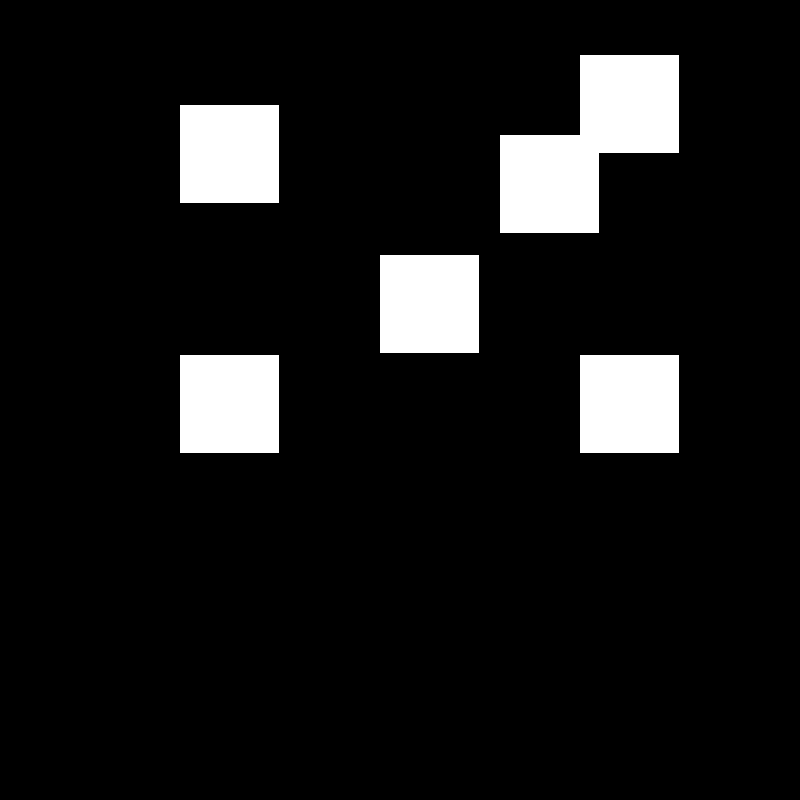
Frame 1 (no input)
Frame 60 (the mouse pressed at the canvas centre just before this capture): identical to frame 1, image omitted
Frame 120 (the mouse held since frame 60 and released just before this capture): identical to frame 1, image omitted

The Processing sketch that drew this single still picture (run headless with seeded random() and noise(); from frame 60 on, the mouse is pressed at the canvas centre):

// Processing sketch: week5_quiz
// ── week5_quiz.pde
TimerButton buttons;


void setup() {
  size(800, 800);
  background(0);
  buttons = new TimerButton();
  
}

void draw(){
  buttons.display();
  buttons.overButton();
}

// ── TimerButton.pde
class TimerButton {
  float buttonX, buttonY, buttonSize;
  color normal, rollover, inactive;
  int STATE = 0;
  int ACTIVE_STATE = 0;
  int INACTIVE_STATE = 1;
  int ROLLOVER_STATE = 2;
  int startTime, endTime, total;
  char characterCode;

  boolean overButton = false;

  TimerButton() {
    buttonX = random(300, 500);
    buttonY = random(200, 600);
    buttonSize = random(50, 100);
    normal = color(255, 255, 255);
    rollover = color(100, 100, 100);
  }

  void display() {
    stroke(255);
    rectMode(CENTER);
    fill(normal);
    rect(buttonX, buttonY, buttonSize, buttonSize);
    rect(buttonX+200, buttonY-200, buttonSize, buttonSize);
    rect(buttonX+200, buttonY+100, buttonSize, buttonSize);
    rect(buttonX+120, buttonY-120, buttonSize, buttonSize);
    rect(buttonX-200, buttonY+100, buttonSize, buttonSize);
    rect(buttonX-200, buttonY-150, buttonSize, buttonSize);
  }

  // void colorChange() {

  Boolean overButton() {
    if (mouseX >= buttonX && mouseX <= buttonX+width &&
      mouseX >= buttonY && mouseY <= buttonY+height &&
      mouseX >= buttonX+200 && mouseX <= buttonX+200+width &&
      mouseX >= buttonY-200 && mouseY <= buttonY-200+height &&
      mouseX >= buttonX+200 && mouseX <= buttonX+200+width &&
      mouseX >= buttonY+100 && mouseY <= buttonY+100+height &&
      mouseX >= buttonX+120 && mouseX <= buttonX+120+width &&
      mouseX >= buttonY-120 && mouseY <= buttonY-120+height &&
      mouseX >= buttonX-200 && mouseX <= buttonX-200+width &&
      mouseX >= buttonY+100 && mouseY <= buttonY+100+height &&
      mouseX >= buttonX-200 && mouseX <= buttonX-200+width &&
      mouseX >= buttonY-150 && mouseY <= buttonY-150+height  ) {
      return true;
    } else {
      return false;
    }
  }
}
